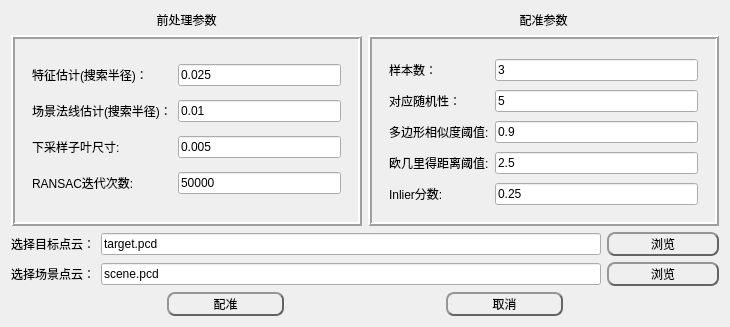
<?xml version="1.0" encoding="UTF-8"?>
<ui version="4.0">
 <class>ICPDlgClass</class>
 <widget class="QWidget" name="ICPDlgClass">
  <property name="geometry">
   <rect>
    <x>0</x>
    <y>0</y>
    <width>720</width>
    <height>323</height>
   </rect>
  </property>
  <property name="windowTitle">
   <string>ICP配准</string>
  </property>
  <layout class="QGridLayout" name="gridLayout_2">
   <item row="0" column="0">
    <layout class="QGridLayout" name="gridLayout_3">
     <item row="0" column="1">
      <widget class="QLabel" name="label_9">
       <property name="text">
        <string>&lt;html&gt;&lt;head/&gt;&lt;body&gt;&lt;p align=&quot;center&quot;&gt;配准参数&lt;/p&gt;&lt;/body&gt;&lt;/html&gt;</string>
       </property>
      </widget>
     </item>
     <item row="1" column="0">
      <widget class="QFrame" name="frame_2">
       <property name="minimumSize">
        <size>
         <width>351</width>
         <height>191</height>
        </size>
       </property>
       <property name="frameShape">
        <enum>QFrame::Box</enum>
       </property>
       <property name="frameShadow">
        <enum>QFrame::Raised</enum>
       </property>
       <property name="lineWidth">
        <number>2</number>
       </property>
       <widget class="QWidget" name="layoutWidget_3">
        <property name="geometry">
         <rect>
          <x>10</x>
          <y>10</y>
          <width>331</width>
          <height>171</height>
         </rect>
        </property>
        <layout class="QGridLayout" name="gridLayout">
         <item row="1" column="0">
          <widget class="QLabel" name="label_7">
           <property name="text">
            <string>场景法线估计(搜索半径)：</string>
           </property>
          </widget>
         </item>
         <item row="0" column="1">
          <widget class="QLineEdit" name="FeatureRadius">
           <property name="text">
            <string>0.025</string>
           </property>
          </widget>
         </item>
         <item row="2" column="1">
          <widget class="QLineEdit" name="leaf">
           <property name="minimumSize">
            <size>
             <width>80</width>
             <height>0</height>
            </size>
           </property>
           <property name="text">
            <string>0.005</string>
           </property>
          </widget>
         </item>
         <item row="1" column="1">
          <widget class="QLineEdit" name="NormalRadius">
           <property name="text">
            <string>0.01</string>
           </property>
          </widget>
         </item>
         <item row="0" column="0">
          <widget class="QLabel" name="label_6">
           <property name="text">
            <string>特征估计(搜索半径)：</string>
           </property>
          </widget>
         </item>
         <item row="2" column="0">
          <widget class="QLabel" name="label_3">
           <property name="text">
            <string>下采样子叶尺寸:</string>
           </property>
          </widget>
         </item>
         <item row="3" column="0">
          <widget class="QLabel" name="label_4">
           <property name="text">
            <string>RANSAC迭代次数:</string>
           </property>
          </widget>
         </item>
         <item row="3" column="1">
          <widget class="QLineEdit" name="RansacNum">
           <property name="minimumSize">
            <size>
             <width>80</width>
             <height>0</height>
            </size>
           </property>
           <property name="text">
            <string>50000</string>
           </property>
          </widget>
         </item>
        </layout>
       </widget>
      </widget>
     </item>
     <item row="0" column="0">
      <widget class="QLabel" name="label_8">
       <property name="text">
        <string>&lt;html&gt;&lt;head/&gt;&lt;body&gt;&lt;p align=&quot;center&quot;&gt;前处理参数&lt;/p&gt;&lt;/body&gt;&lt;/html&gt;</string>
       </property>
      </widget>
     </item>
     <item row="1" column="1">
      <widget class="QFrame" name="frame_3">
       <property name="minimumSize">
        <size>
         <width>351</width>
         <height>191</height>
        </size>
       </property>
       <property name="frameShape">
        <enum>QFrame::Box</enum>
       </property>
       <property name="frameShadow">
        <enum>QFrame::Raised</enum>
       </property>
       <property name="lineWidth">
        <number>2</number>
       </property>
       <widget class="QWidget" name="layoutWidget_6">
        <property name="geometry">
         <rect>
          <x>10</x>
          <y>10</y>
          <width>331</width>
          <height>177</height>
         </rect>
        </property>
        <layout class="QGridLayout" name="gridLayout_4">
         <item row="3" column="0">
          <widget class="QLabel" name="label_13">
           <property name="text">
            <string>欧几里得距离阈值:</string>
           </property>
          </widget>
         </item>
         <item row="2" column="1">
          <widget class="QLineEdit" name="SimilarityThreshold">
           <property name="minimumSize">
            <size>
             <width>80</width>
             <height>0</height>
            </size>
           </property>
           <property name="text">
            <string>0.9</string>
           </property>
          </widget>
         </item>
         <item row="3" column="1">
          <widget class="QLineEdit" name="MaxCorrespondenceDistance">
           <property name="minimumSize">
            <size>
             <width>80</width>
             <height>0</height>
            </size>
           </property>
           <property name="text">
            <string>2.5</string>
           </property>
          </widget>
         </item>
         <item row="1" column="0">
          <widget class="QLabel" name="label_10">
           <property name="text">
            <string>对应随机性：</string>
           </property>
          </widget>
         </item>
         <item row="0" column="0">
          <widget class="QLabel" name="label_11">
           <property name="text">
            <string>样本数：</string>
           </property>
          </widget>
         </item>
         <item row="2" column="0">
          <widget class="QLabel" name="label_5">
           <property name="text">
            <string>多边形相似度阈值:</string>
           </property>
          </widget>
         </item>
         <item row="0" column="1">
          <widget class="QLineEdit" name="NumberOfSamples">
           <property name="text">
            <string>3</string>
           </property>
          </widget>
         </item>
         <item row="1" column="1">
          <widget class="QLineEdit" name="CorrespondenceRandomness">
           <property name="text">
            <string>5</string>
           </property>
          </widget>
         </item>
         <item row="4" column="0">
          <widget class="QLabel" name="label_14">
           <property name="text">
            <string>Inlier分数:</string>
           </property>
          </widget>
         </item>
         <item row="4" column="1">
          <widget class="QLineEdit" name="InlierFraction">
           <property name="minimumSize">
            <size>
             <width>80</width>
             <height>0</height>
            </size>
           </property>
           <property name="text">
            <string>0.25</string>
           </property>
          </widget>
         </item>
        </layout>
       </widget>
      </widget>
     </item>
    </layout>
   </item>
   <item row="1" column="0">
    <layout class="QGridLayout" name="gridLayout_5">
     <item row="0" column="1">
      <widget class="QLineEdit" name="PathTarget">
       <property name="text">
        <string>target.pcd</string>
       </property>
      </widget>
     </item>
     <item row="0" column="2">
      <widget class="QPushButton" name="BrowseTarget">
       <property name="minimumSize">
        <size>
         <width>112</width>
         <height>24</height>
        </size>
       </property>
       <property name="maximumSize">
        <size>
         <width>112</width>
         <height>16777215</height>
        </size>
       </property>
       <property name="styleSheet">
        <string notr="true">QPushButton{
	color: rgb(0, 0, 0);
	background-color: rgba(255, 255, 255,0);
	border:2px outset rgb(100, 100, 100);
	border-radius:8px;
  	text-align: center center;
} 

/*鼠标放在按钮上方*/
QPushButton:hover:enabled {
	background-color: rgba(255, 255, 255,150);
	border:2px outset rgba(100, 100, 100,150);
} 

/*鼠标点击按钮*/
QPushButton:pressed:enabled {
	background-color: rgba(255, 255, 255,255);
	border:4px outset rgba(100, 100, 100,255);
}

QPushButton:enabled{ 
	color: rgb(0, 0, 0);
	background-color: rgba(255, 255, 255,0);
	border:2px outset rgb(100, 100, 100);
}

QPushButton:disabled{ 
	color: rgb(150, 150, 150);
	background-color: rgba(150, 150, 150,0);
	border:2px outset rgb(100, 100, 100);
}</string>
       </property>
       <property name="text">
        <string>浏览</string>
       </property>
      </widget>
     </item>
     <item row="1" column="0">
      <widget class="QLabel" name="label_15">
       <property name="text">
        <string>选择场景点云：</string>
       </property>
      </widget>
     </item>
     <item row="0" column="0">
      <widget class="QLabel" name="label_12">
       <property name="text">
        <string>选择目标点云：</string>
       </property>
      </widget>
     </item>
     <item row="1" column="1">
      <widget class="QLineEdit" name="PathScene">
       <property name="text">
        <string>scene.pcd</string>
       </property>
      </widget>
     </item>
     <item row="1" column="2">
      <widget class="QPushButton" name="BrowseScene">
       <property name="minimumSize">
        <size>
         <width>112</width>
         <height>24</height>
        </size>
       </property>
       <property name="maximumSize">
        <size>
         <width>112</width>
         <height>16777215</height>
        </size>
       </property>
       <property name="styleSheet">
        <string notr="true">QPushButton{
	color: rgb(0, 0, 0);
	background-color: rgba(255, 255, 255,0);
	border:2px outset rgb(100, 100, 100);
	border-radius:8px;
  	text-align: center center;
} 

/*鼠标放在按钮上方*/
QPushButton:hover:enabled {
	background-color: rgba(255, 255, 255,150);
	border:2px outset rgba(100, 100, 100,150);
} 

/*鼠标点击按钮*/
QPushButton:pressed:enabled {
	background-color: rgba(255, 255, 255,255);
	border:4px outset rgba(100, 100, 100,255);
}

QPushButton:enabled{ 
	color: rgb(0, 0, 0);
	background-color: rgba(255, 255, 255,0);
	border:2px outset rgb(100, 100, 100);
}

QPushButton:disabled{ 
	color: rgb(150, 150, 150);
	background-color: rgba(150, 150, 150,0);
	border:2px outset rgb(100, 100, 100);
}</string>
       </property>
       <property name="text">
        <string>浏览</string>
       </property>
      </widget>
     </item>
    </layout>
   </item>
   <item row="2" column="0">
    <layout class="QHBoxLayout" name="horizontalLayout">
     <item>
      <spacer name="horizontalSpacer_4">
       <property name="orientation">
        <enum>Qt::Horizontal</enum>
       </property>
       <property name="sizeHint" stdset="0">
        <size>
         <width>40</width>
         <height>20</height>
        </size>
       </property>
      </spacer>
     </item>
     <item>
      <widget class="QPushButton" name="btn_ok">
       <property name="minimumSize">
        <size>
         <width>117</width>
         <height>24</height>
        </size>
       </property>
       <property name="maximumSize">
        <size>
         <width>117</width>
         <height>16777215</height>
        </size>
       </property>
       <property name="styleSheet">
        <string notr="true">QPushButton{
	color: rgb(0, 0, 0);
	background-color: rgba(255, 255, 255,0);
	border:2px outset rgb(100, 100, 100);
	border-radius:8px;
  	text-align: center center;
} 

/*鼠标放在按钮上方*/
QPushButton:hover:enabled {
	background-color: rgba(255, 255, 255,150);
	border:2px outset rgba(100, 100, 100,150);
} 

/*鼠标点击按钮*/
QPushButton:pressed:enabled {
	background-color: rgba(255, 255, 255,255);
	border:4px outset rgba(100, 100, 100,255);
}

QPushButton:enabled{ 
	color: rgb(0, 0, 0);
	background-color: rgba(255, 255, 255,0);
	border:2px outset rgb(100, 100, 100);
}

QPushButton:disabled{ 
	color: rgb(150, 150, 150);
	background-color: rgba(150, 150, 150,0);
	border:2px outset rgb(100, 100, 100);
}</string>
       </property>
       <property name="text">
        <string>配准</string>
       </property>
      </widget>
     </item>
     <item>
      <spacer name="horizontalSpacer_5">
       <property name="orientation">
        <enum>Qt::Horizontal</enum>
       </property>
       <property name="sizeHint" stdset="0">
        <size>
         <width>40</width>
         <height>20</height>
        </size>
       </property>
      </spacer>
     </item>
     <item>
      <widget class="QPushButton" name="btn_cancel">
       <property name="minimumSize">
        <size>
         <width>117</width>
         <height>24</height>
        </size>
       </property>
       <property name="styleSheet">
        <string notr="true">QPushButton{
	color: rgb(0, 0, 0);
	background-color: rgba(255, 255, 255,0);
	border:2px outset rgb(100, 100, 100);
	border-radius:8px;
  	text-align: center center;
} 

/*鼠标放在按钮上方*/
QPushButton:hover:enabled {
	background-color: rgba(255, 255, 255,150);
	border:2px outset rgba(100, 100, 100,150);
} 

/*鼠标点击按钮*/
QPushButton:pressed:enabled {
	background-color: rgba(255, 255, 255,255);
	border:4px outset rgba(100, 100, 100,255);
}

QPushButton:enabled{ 
	color: rgb(0, 0, 0);
	background-color: rgba(255, 255, 255,0);
	border:2px outset rgb(100, 100, 100);
}

QPushButton:disabled{ 
	color: rgb(150, 150, 150);
	background-color: rgba(150, 150, 150,0);
	border:2px outset rgb(100, 100, 100);
}</string>
       </property>
       <property name="text">
        <string>取消</string>
       </property>
      </widget>
     </item>
     <item>
      <spacer name="horizontalSpacer_6">
       <property name="orientation">
        <enum>Qt::Horizontal</enum>
       </property>
       <property name="sizeHint" stdset="0">
        <size>
         <width>40</width>
         <height>20</height>
        </size>
       </property>
      </spacer>
     </item>
    </layout>
   </item>
  </layout>
 </widget>
 <layoutdefault spacing="6" margin="11"/>
 <resources/>
 <connections/>
</ui>
